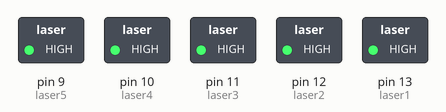
Bench run of a sketch on a simulated Arduino Uno, built with avr-gcc and run on an emulated ATmega328P. Parts: switched loads named in the sketch (green lamp = pin HIGH).

Above: at 0.1 s.
Timing chart, 0 to 1.6 s (numbered marks = the images above):
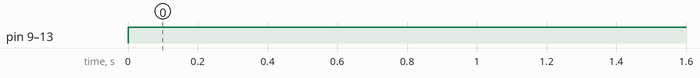

The sketch:

Light-show.ino
```cpp
int laser1 = 13;
int laser2 = 12;
int laser3 = 11;
int laser4 = 10;
int laser5 = 9;

// Ima 5 laser ali kako ih zalemiti da stoje savrseno paralelno jedan sa drugim?
// Takodje, plan je dodati i po dva servo motora za svaki laser da pravim zurku
// Kako to uskladiti? :(

void setup() {
  // put your setup code here, to run once:
  pinMode(laser1, OUTPUT);
  pinMode(laser2, OUTPUT);
  pinMode(laser3, OUTPUT);
  pinMode(laser4, OUTPUT);
  pinMode(laser5, OUTPUT);

}

void loop() {
  // put your main code here, to run repeatedly:
  digitalWrite(laser1, HIGH);
  digitalWrite(laser2, HIGH);
  digitalWrite(laser3, HIGH);
  digitalWrite(laser4, HIGH);
  digitalWrite(laser5, HIGH);


}
```

Measured:
- by itself, pin 9 (laser5), pin 10 (laser4), pin 11 (laser3), pin 12 (laser2), pin 13 (laser1): LOW → HIGH at 0.00 s
